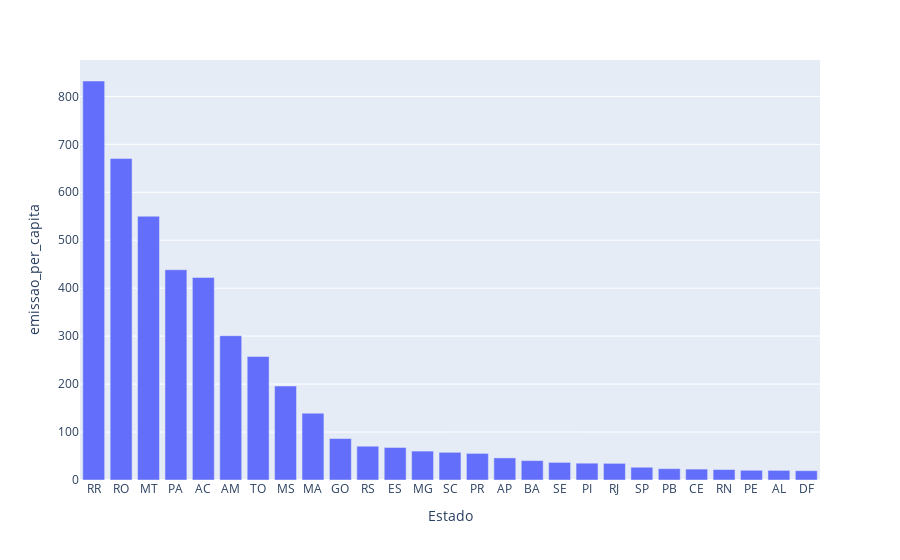

Write notebook code for a chart like this one.
### Code cell
px.bar(data_frame = dados_agrupados, x = 'Estado', y = 'emissao_per_capita')

### Figure 1 — Plotly figure (JSON) as saved in the notebook; plotly's stock layout.template omitted (floating-point values rounded to 4 significant figures)
{"data": [{"alignmentgroup": "True", "hovertemplate": "Estado=%{x}<br>emissao_per_capita=%{y}<extra></extra>", "legendgroup": "", "marker": {"color": "#636efa", "pattern": {"shape": ""}}, "name": "", "offsetgroup": "", "orientation": "v", "showlegend": false, "textposition": "auto", "type": "bar", "x": ["RR", "RO", "MT", "PA", "AC", "AM", "TO", "MS", "MA", "GO", "RS", "ES", "MG", "SC", "PR", "AP", "BA", "SE", "PI", "RJ", "SP", "PB", "CE", "RN", "PE", "AL", "DF"], "xaxis": "x", "y": [832.1, 670.3, 550.1, 438.4, 422.5, 301.0, 257.7, 195.9, 139.3, 86.44, 70.48, 67.86, 60.32, 57.77, 55.49, 46.09, 40.47, 36.71, 35.07, 34.71, 26.58, 23.65, 22.77, 21.86, 20.29, 20.03, 19.39], "yaxis": "y"}], "layout": {"barmode": "relative", "legend": {"tracegroupgap": 0}, "margin": {"t": 60}, "xaxis": {"anchor": "y", "domain": [0, 1], "title": {"text": "Estado"}}, "yaxis": {"anchor": "x", "domain": [0, 1], "title": {"text": "emissao_per_capita"}}}}
